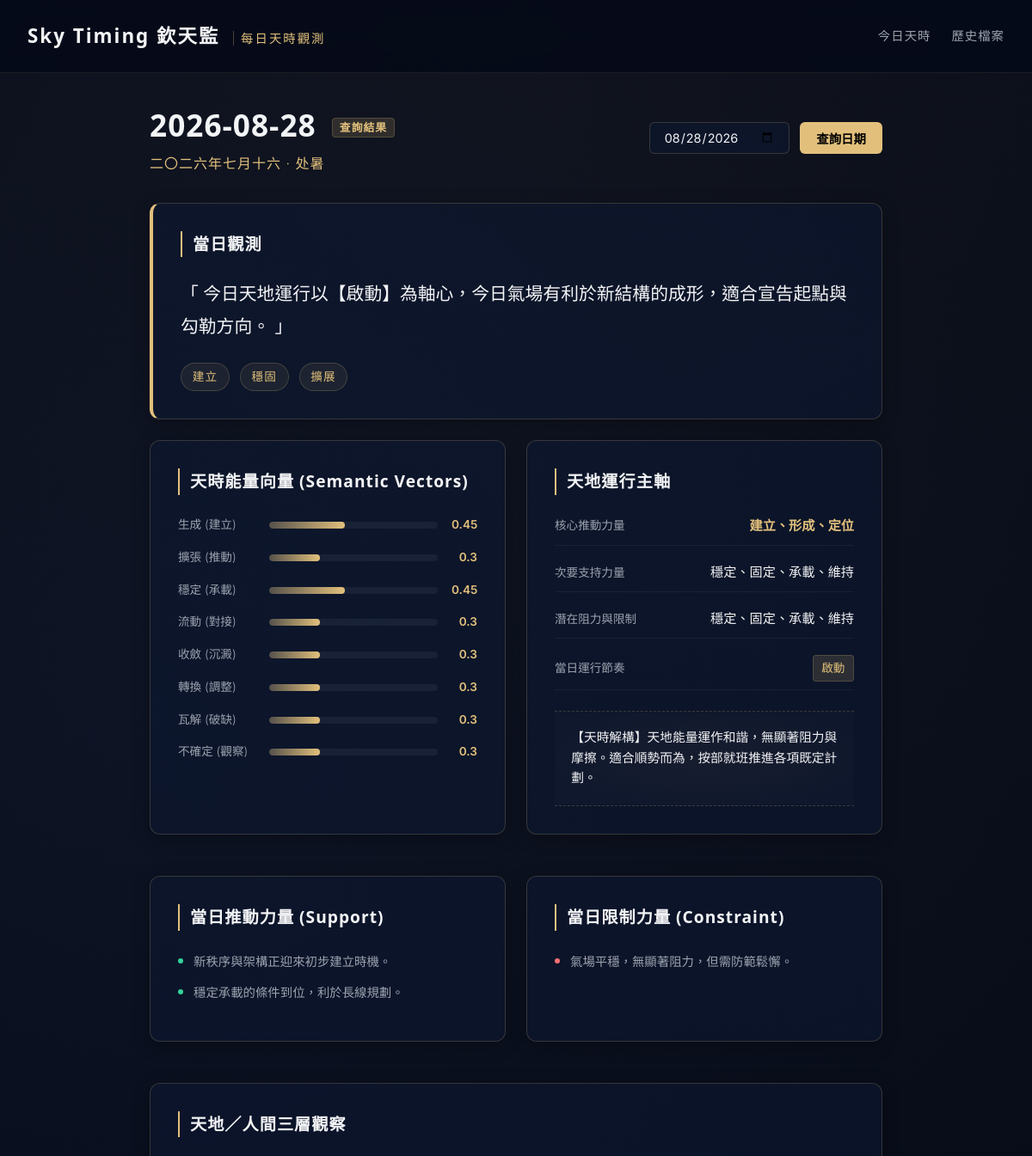
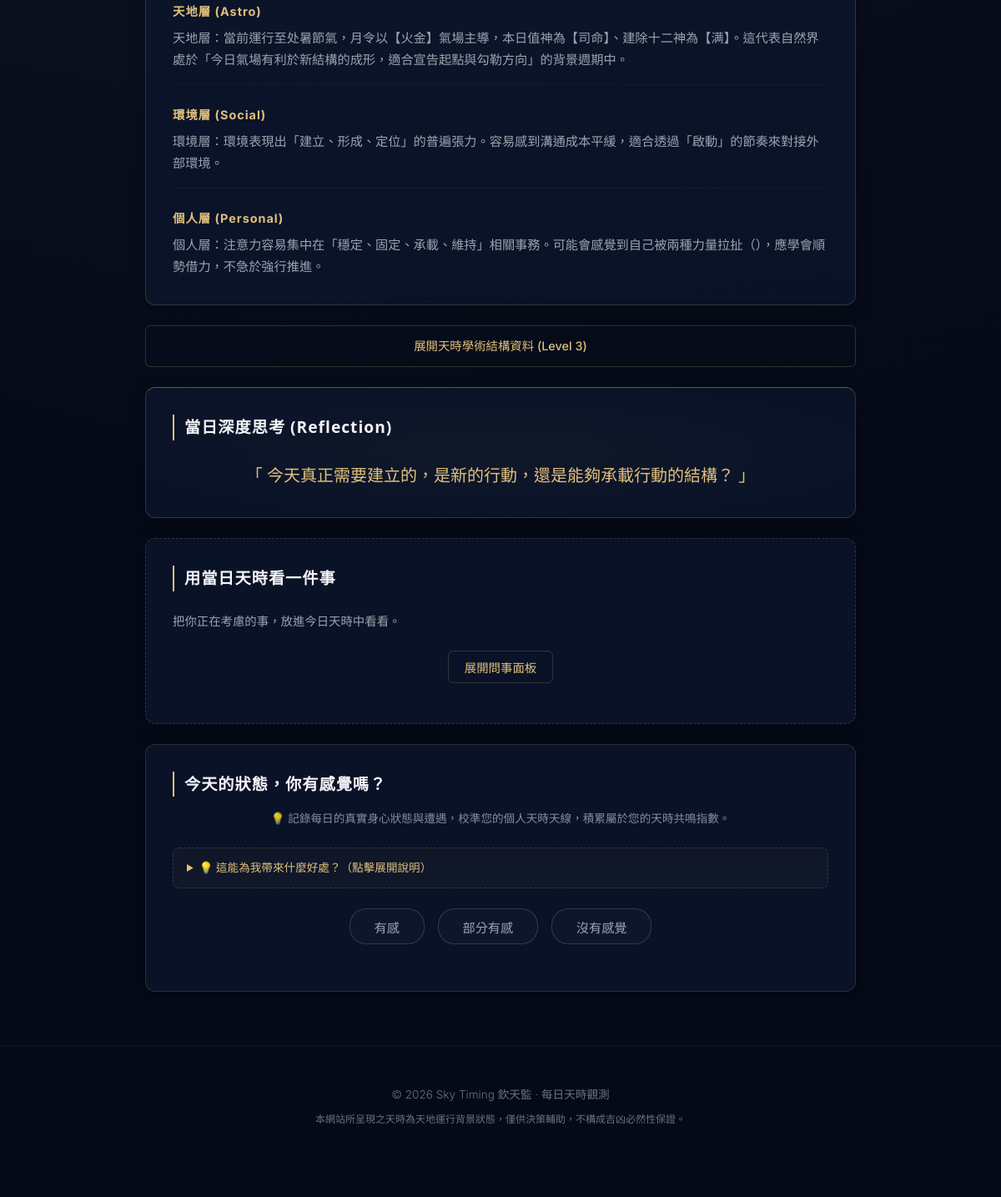
The page /date/2026-08-28 on the database its author committed (2 pictures, top to bottom).
### tables this page shows
CREATE TABLE daily_states (
            id INTEGER PRIMARY KEY AUTOINCREMENT,
            date TEXT NOT NULL,
            timezone TEXT NOT NULL,
            city TEXT NOT NULL,
            raw_timing_data TEXT NOT NULL,
            semantic_vectors TEXT NOT NULL,
            primary_force TEXT NOT NULL,
            secondary_force TEXT NOT NULL,
            constraint_force TEXT NOT NULL,
            daily_rhythm TEXT NOT NULL,
            daily_summary TEXT NOT NULL,
            reflection_question TEXT NOT NULL,
            created_at TEXT NOT NULL,
            UNIQUE(date, timezone, city)
        );

### app.py (the view)
@app.get("/date/{date_str}", response_class=HTMLResponse)
def read_date(request: Request, date_str: str):
    try:
        datetime.strptime(date_str, "%Y-%m-%d")
    except ValueError:
        raise HTTPException(status_code=400, detail="Invalid date format. Use YYYY-MM-DD.")
    state = get_or_create_state(date_str)
    return templates.TemplateResponse(request=request, name="date.html", context={"request": request, "state": state})

### templates/date.html (shortened to what this page needs)
<!DOCTYPE html>
<html lang="zh-TW">
<head>
    <link rel="stylesheet" href="/static/style.css">
</head>
<body>
    <header class="app-header">
        <div class="logo">Sky Timing 欽天監 <span>每日天時觀測</span></div>
        <nav class="app-nav">
            <a href="/">今日天時</a>
            <a href="/archive">歷史檔案</a>
        </nav>
    </header>
    <main class="container">
        <section class="date-selector-section">
            <div class="current-date-info">
                <h1>{{ state.date }} <span class="date-badge">查詢結果</span></h1>
                <p class="lunar-calendar-text">{{ state.raw_timing_data.lunar_date }} · {{ state.raw_timing_data.solar_term }}</p>
            </div>
            <div class="selector-controls">
                <input type="date" id="dateQuery" value="{{ state.date }}">
                <button onclick="queryDate()" class="btn-gold">查詢日期</button>
            </div>
        </section>
        <section class="card one-liner-card">
            <h2>當日觀測</h2>
            <p class="one-liner-text">「 {{ state.content.one_liner }} 」</p>
            <div class="keywords-row">
                {% for kw in state.content.keywords %}
                <span class="keyword-tag">{{ kw }}</span>
                {% endfor %}
            </div>
        </section>
        <section class="grid-2">
            <div class="card">
                <h2>天時能量向量 (Semantic Vectors)</h2>
                <div class="vector-chart">
                    {% for name, val in state.formatted_vectors.items() %}
                    <div class="vector-bar-row">
                        <span class="vector-label">{{ name }}</span>
                        <div class="bar-container">
                            <div class="bar-fill" style="width: {{ val * 100 }}%"></div>
                        </div>
                        <span class="vector-value">{{ val }}</span>
                    </div>
                    {% endfor %}
                </div>
            </div>
            <div class="card">
                <h2>天地運行主軸</h2>
                <div class="forces-info">
                    <div class="force-item">
                        <span class="force-title">核心推動力量</span>
                        <span class="force-val gold-text">{{ state.primary_force }}</span>
                    </div>
                    <div class="force-item">
                        <span class="force-title">次要支持力量</span>
                        <span class="force-val">{{ state.secondary_force }}</span>
                    </div>
                    <div class="force-item">
                        <span class="force-title">潛在阻力與限制</span>
                        <span class="force-val">{{ state.constraint_force }}</span>
                    </div>
                    <div class="force-item">
                        <span class="force-title">當日運行節奏</span>
                        <span class="force-val rhythm-badge">{{ state.daily_rhythm }}</span>
                    </div>
                </div>
                {% if state.content.synthesis %}
                <div class="synthesis-block">
                    <p class="synthesis-text">{{ state.content.synthesis }}</p>
                </div>
                {% endif %}
            </div>
        </section>
        <section class="grid-2">
            <div class="card support-card">
                <h2>當日推動力量 (Support)</h2>
                <ul class="clean-list">
                    {% for p in state.content.support_points %}
                    <li><span class="dot-green"></span> {{ p }}</li>
                    {% endfor %}
                </ul>
            </div>
            <div class="card constraint-card">
                <h2>當日限制力量 (Constraint)</h2>
                <ul class="clean-list">
                    {% for p in state.content.risk_points %}
                    <li><span class="dot-red"></span> {{ p }}</li>
                    {% endfor %}
                </ul>
            </div>
        </section>
        <section class="card">
            <h2>天地／人間三層觀察</h2>
            <div class="observation-tiers">
                <div class="tier-block">
                    <h3>天地層 (Astro)</h3>
                    <p>{{ state.content.tian_obs }}</p>
                </div>
                <div class="tier-block">
                    <h3>環境層 (Social)</h3>
                    <p>{{ state.content.group_obs }}</p>
                </div>
                <div class="tier-block">
                    <h3>個人層 (Personal)</h3>
                    <p>{{ state.content.person_obs }}</p>
                </div>
            </div>
        </section>
        <details class="astro-details-fold">
            <summary class="btn-outline fold-summary">展開天時學術結構資料 (Level 3)</summary>
        </details>
        <section class="card question-card">
            <h2>當日深度思考 (Reflection)</h2>
            <p class="question-text">「 {{ state.reflection_question }} 」</p>
        </section>
        <section class="card ask-section">
            <h2>用當日天時看一件事</h2>
            <p class="section-desc">把你正在考慮的事，放進今日天時中看看。</p>
            <div class="ask-trigger-container">
                <button onclick="toggleAskForm()" class="btn-outline">展開問事面板</button>
            </div>
        </section>
        <section class="card feedback-section">
            <h2>今天的狀態，你有感覺嗎？</h2>
            <p class="feedback-subtitle">💡 記錄每日的真實身心狀態與遭遇，校準您的個人天時天線，積累屬於您的天時共鳴指數。</p>
            <details class="feedback-guide">
                <summary>💡 這能為我帶來什麼好處？（點擊展開說明）</summary>
            </details>
            <div class="feedback-buttons">
                <button type="button" class="btn-feedback" id="btn-resonant" onclick="selectReaction('resonant')">有感</button>
                <button type="button" class="btn-feedback" id="btn-partial" onclick="selectReaction('partial')">部分有感</button>
                <button type="button" class="btn-feedback" id="btn-not_resonant" onclick="selectReaction('not_resonant')">沒有感覺</button>
            </div>
        </section>
    </main>
    <footer class="app-footer">
        <p>© 2026 Sky Timing 欽天監 · 每日天時觀測</p>
        <p class="footer-notice">本網站所呈現之天時為天地運行背景狀態，僅供決策輔助，不構成吉凶必然性保證。</p>
    </footer>
</body>
</html>

### rows shown on the page
daily_states: date "2026-08-28", date "08/28/2026", primary_force "建立、形成、定位", secondary_force "穩定、固定、承載、維持", constraint_force "穩定、固定、承載、維持", daily_rhythm "啟動", reflection_question "今天真正需要建立的，是新的行動，還是能夠承載行動的結構？"

### other values the page prints
{{ state.raw_timing_data.lunar_date }} "二〇二六年七月十六"
{{ state.raw_timing_data.solar_term }} "处暑"
{{ state.content.one_liner }} "今日天地運行以【啟動】為軸心，今日氣場有利於新結構的成形，適合宣告起點與勾勒方向。"
{{ kw }} "建立" "穩固" "擴展"
{{ name }} "生成 (建立)" "擴張 (推動)" "穩定 (承載)" "流動 (對接)" "收斂 (沉澱)" "轉換 (調整)" "瓦解 (破缺)" "不確定 (觀察)"
{{ val }} "0.45" "0.3" "0.45" "0.3" "0.3" "0.3" "0.3" "0.3"
{{ state.content.synthesis }} "【天時解構】天地能量運作和諧，無顯著阻力與摩擦。適合順勢而為，按部就班推進各項既定計劃。"
{{ p }} "新秩序與架構正迎來初步建立時機。" "穩定承載的條件到位，利於長線規劃。"
{{ p }} "氣場平穩，無顯著阻力，但需防範鬆懈。"
{{ state.content.tian_obs }} "天地層：當前運行至处暑節氣，月令以【火金】氣場主導，本日值神為【司命】、建除十二神為【满】。這代表自然界處於「今日氣場有利於新結構的成形，適合宣告起點與勾勒方向」的背景週期中。"
{{ state.content.group_obs }} "環境層：環境表現出「建立、形成、定位」的普遍張力。容易感到溝通成本平緩，適合透過「啟動」的節奏來對接外部環境。"
{{ state.content.person_obs }} "個人層：注意力容易集中在「穩定、固定、承載、維持」相關事務。可能會感覺到自己被兩種力量拉扯（），應學會順勢借力，不急於強行推進。"
